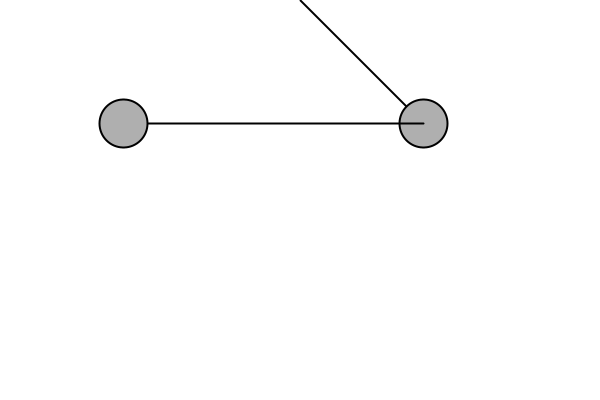
Frame 1 (no input)
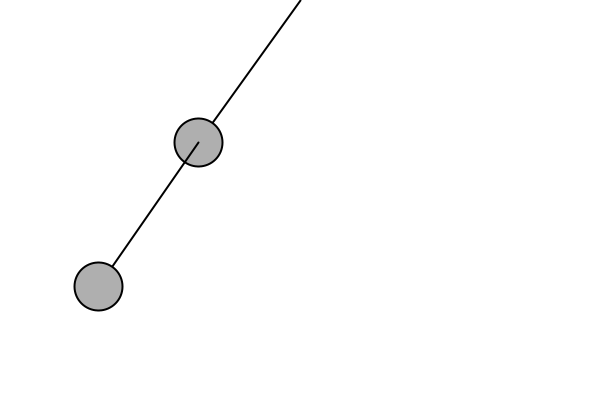
Frame 60 (the mouse pressed at the canvas centre just before this capture)
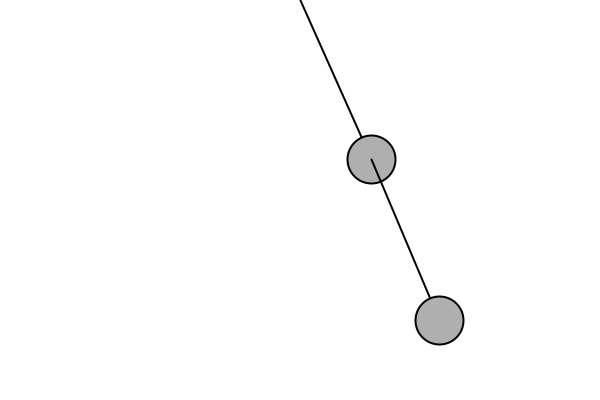
Frame 120 (the mouse held since frame 60 and released just before this capture)

The Processing sketch that drew these frames (run headless with seeded random() and noise(); from frame 60 on, the mouse is pressed at the canvas centre):

// Processing sketch: pendulumSquare
// ── pendulumSquare.pde


Pendulum p;
Pendulum p2;

void setup() {
  size(600,400);
  // Make a new Pendulum with an origin location and armlength
  p = new Pendulum(new PVector(width/2,0),175, false, null);
  p2 = new Pendulum(p.getPosBob(),175, true, p);
}

void draw() {

  background(255);
  p.start();
  p2.start();
  //p2.damping = p.aVel*.1;
}

void mousePressed() {
  p.clicked(mouseX,mouseY);
  p2.clicked(mouseX,mouseY);
}

void mouseReleased() {
  p.stopDragging();
  p2.stopDragging();
}

// ── Pendulum.pde
class Pendulum
{
  PVector origin;
  PVector bob;
  PVector posBob = new PVector(0,0);
  float len;
  float angle = PI/4;
  float aVel = 0.0;
  float aAccel = 0.0;
  boolean slave;
  Pendulum parent;
  
  float bobRadious;
  float damping; //amortiguacion arbitraria
  boolean isDragging = false;
  
  Pendulum(PVector _origin, float _r, boolean _slave, Pendulum _p){
    origin = _origin.get();
    len=_r;
    angle = PI/4;
    slave = _slave;
    if (slave){
      parent = _p;
    }
    
   damping = 0.995;
   bobRadious = 48.0;
    
  }
  
  
  void update(){
    if(!isDragging){
      float G = 0.4;
      aAccel = (-1*G / len) * sin(angle);
      aVel += aAccel;
      println(aVel);
      aVel *= damping;
      angle += aVel;
    }
  }
  
  void display(){
    posBob = new PVector (len * sin(angle), len * cos(angle));
    posBob.add(origin);
    stroke(0);
    strokeWeight(2);
    
    //Draw arm
    if(slave){
     origin.set(parent.getPosBob().x,parent.getPosBob().y,0); 
    }
    line(origin.x, origin.y, posBob.x, posBob.y);
        
    ellipseMode(CENTER);
    fill(175);
    if (isDragging) fill(0);
      
    // draw ball
    ellipse(posBob.x, posBob.y, bobRadious, bobRadious);  
  
  }
  
  void start(){
     drag();
     update();
     display();
    
  }
  
   void clicked(int mx, int my) {
    float d = dist(mx, my, posBob.x, posBob.y);
    if (d < bobRadious) {
      isDragging = true;
    }
  }

  
  void stopDragging() {
    if(isDragging){
      aVel = 0; // reset velocity on relese
      isDragging = false;
    }
  }

  void drag() {
    // If we are draging the ball, we calculate the angle between the 
    // pendulum origin and mouse location
    // we assign that angle to the pendulum
    if (isDragging) {
      PVector diff = PVector.sub(origin, new PVector(mouseX, mouseY));      // Difference between 2 points
      angle = atan2(-1*diff.y, diff.x) - PI/2;                      // Angle relative to vertical axis
      //angle = atan(diff.x/diff.y); // calculate angle between arm and y-axis
    }
  }

  PVector getPosBob (){
    return posBob;
  }
    

  
}
